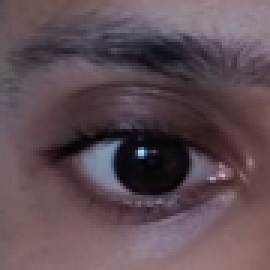
#> input picture eye_dataset/train/open/_0.png, 90 x 90 px, found by its file name (shown 3 times larger)
$ jupyter execute --allow-errors 'eye pattern recognition 2.ipynb'
#> lines starting #> are read from the running program, lines starting #| are printed output that depends on the picture
IMPORT LIBRARIES

[cell 1]
import os
import cv2
import numpy as np
import matplotlib.pyplot as plt
from sklearn.model_selection import train_test_split
from sklearn.ensemble import RandomForestClassifier
from sklearn.metrics import accuracy_score
import seaborn as sns
from sklearn.metrics import confusion_matrix

CHECKING IF FILES ACCESSIBLE

[cell 2]
import os

# Define your folder paths
paths = [
    "C:\\Users\\Hello\\Desktop\\project folder",
    "C:\\Users\\Hello\\Desktop\\project folder\\eye_dataset 2",
    "C:\\Users\\Hello\\Desktop\\project folder\\eye_dataset 2\\train",
    "C:\\Users\\Hello\\Desktop\\project folder\\eye_dataset 2\\train\\open",
    "C:\\Users\\Hello\\Desktop\\project folder\\eye_dataset 2\\train\\closed",
    "C:\\Users\\Hello\\Desktop\\project folder\\eye_dataset 2\\test",
    "C:\\Users\\Hello\\Desktop\\project folder\\eye_dataset 2\\test\\open",
    "C:\\Users\\Hello\\Desktop\\project folder\\eye_dataset 2\\test\\closed"
]

# Check each path
for path in paths:
    if os.path.exists(path):
        print(f"✅ Found: {path}")
    else:
        print(f"❌ Not Found: {path}")

LOAD AND PREPROCESS THE IMAGES

[cell 3]
import cv2
import numpy as np

# Set base path
base_path = "C:\\Users\\Hello\\Desktop\\project folder\\eye_dataset 2"

# Function to load and process images
def load_images_from_folder(folder, label, image_size=(64, 64)):
#> called with label = 1, image_size = (64, 64)
    images = []
    labels = []
    for filename in os.listdir(folder):
        img_path = os.path.join(folder, filename)
        img = cv2.imread(img_path, cv2.IMREAD_GRAYSCALE)
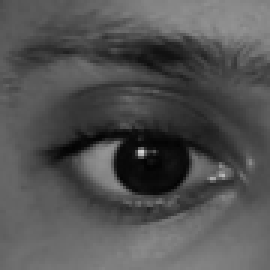
#> img: shape (90, 90) (shown 3 times larger); min 3, max 211, mean 82.4
        if img is not None:
            img = cv2.resize(img, image_size)
#> img: shape (64, 64)
            images.append(img)
            labels.append(label)
    return images, labels

# Load all images with labels
train_open, train_open_labels = load_images_from_folder(base_path + "\\train\\open", 1)
#> train_open = 1 item; train_open_labels = [1]
train_closed, train_closed_labels = load_images_from_folder(base_path + "\\train\\closed", 0)
#> call 2 of load_images_from_folder, with label = 0, image_size = (64, 64)
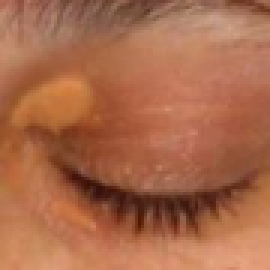
#> input picture eye_dataset/train/closed/_1.png, 90 x 90 px, found by its file name (shown 3 times larger)
#> in load_images_from_folder (call 2), `img = cv2.imread(img_path, cv2.IMREAD_GRAYSCALE)`:
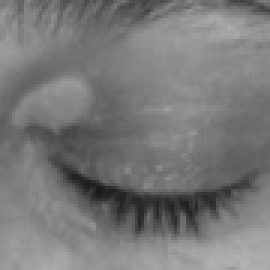
#> img: shape (90, 90) (shown 3 times larger); min 26, max 179, mean 120.6
#> train_closed = 1 item; train_closed_labels = [0]
test_open, test_open_labels = load_images_from_folder(base_path + "\\test\\open", 1)
#> test_open = 1 item; test_open_labels = [1]
test_closed, test_closed_labels = load_images_from_folder(base_path + "\\test\\closed", 0)
#> test_closed = 1 item; test_closed_labels = [0]

# Combine data and labels
X_train = np.array(train_open + train_closed)
y_train = np.array(train_open_labels + train_closed_labels)
#> y_train = [1, 0]

X_test = np.array(test_open + test_closed)
y_test = np.array(test_open_labels + test_closed_labels)
#> y_test = [1, 0]

# Reshape to add channel dimension (grayscale)
X_train = X_train.reshape(-1, 64, 64, 1)
X_test = X_test.reshape(-1, 64, 64, 1)

print("✅ Training data shape:", X_train.shape)
#| ✅ Training data shape: (2, 64, 64, 1)
print("✅ Testing data shape:", X_test.shape)
#| ✅ Testing data shape: (2, 64, 64, 1)

Flatten the Image data for Scikit-learn

[cell 4]
# Flatten the image arrays for Scikit-learn
X_train_flat = X_train.reshape(X_train.shape[0], -1)
X_test_flat = X_test.reshape(X_test.shape[0], -1)

print("✅ Flattened training shape:", X_train_flat.shape)
#| ✅ Flattened training shape: (2, 4096)
print("✅ Flattened testing shape:", X_test_flat.shape)
#| ✅ Flattened testing shape: (2, 4096)

Train a Simple Model using Scikit-learn (SVM Classifier)

[cell 5]
from sklearn.svm import SVC
from sklearn.metrics import accuracy_score, classification_report, confusion_matrix

# Initialize and train the model
model = SVC(kernel='linear')  # You can try 'rbf' or 'poly' too
model.fit(X_train_flat, y_train)

# Make predictions
y_pred = model.predict(X_test_flat)
#> y_pred = [1, 0]

# Evaluate the model
accuracy = accuracy_score(y_test, y_pred)
#> accuracy = 1
print(f"✅ Accuracy: {accuracy * 100:.2f}%")
#| ✅ Accuracy: 100.00%

print("\n📊 Classification Report:")
print(classification_report(y_test, y_pred, target_names=['Closed', 'Open']))
#|               precision    recall  f1-score   support
#|       Closed       1.00      1.00      1.00         1
#|         Open       1.00      1.00      1.00         1
#|     accuracy                           1.00         2
#|    macro avg       1.00      1.00      1.00         2
#| weighted avg       1.00      1.00      1.00         2

print("\n🌀 Confusion Matrix:")
print(confusion_matrix(y_test, y_pred))
#| [[1 0]
#|  [0 1]]

How data is performing on actual images

[cell 6]
import matplotlib.pyplot as plt

# Show 10 predictions from the test set
#> (the rest of this cell did not finish here and is left out)

Random forest

[cell 7]
print("X_train shape:", X_train.shape)
#| X_train shape: (2, 64, 64, 1)
print("y_train shape:", y_train.shape)
#| y_train shape: (2,)

[cell 8]
# Reshape (110, 64, 64, 1) → (110, 4096)
X_train_flat = X_train.reshape((X_train.shape[0], -1))
X_test_flat = X_test.reshape((X_test.shape[0], -1))

print("Flattened X_train shape:", X_train_flat.shape)
#| Flattened X_train shape: (2, 4096)
print("Flattened X_test shape:", X_test_flat.shape)
#| Flattened X_test shape: (2, 4096)

[cell 9]
from sklearn.ensemble import RandomForestClassifier
from sklearn.metrics import accuracy_score, classification_report, confusion_matrix

rf_model = RandomForestClassifier()
rf_model.fit(X_train_flat, y_train)
rf_preds = rf_model.predict(X_test_flat)
#> rf_preds = [1, 0]

print("✅ Random Forest Accuracy:", accuracy_score(y_test, rf_preds))
#| ✅ Random Forest Accuracy: 1.0
print("\n📝 Classification Report:\n", classification_report(y_test, rf_preds))
#| 📝 Classification Report:
#|                precision    recall  f1-score   support
#|            0       1.00      1.00      1.00         1
#|            1       1.00      1.00      1.00         1
#|     accuracy                           1.00         2
#|    macro avg       1.00      1.00      1.00         2
#| weighted avg       1.00      1.00      1.00         2
print("\n📊 Confusion Matrix:\n", confusion_matrix(y_test, rf_preds))
#| 📊 Confusion Matrix:
#|  [[1 0]
#|  [0 1]]
